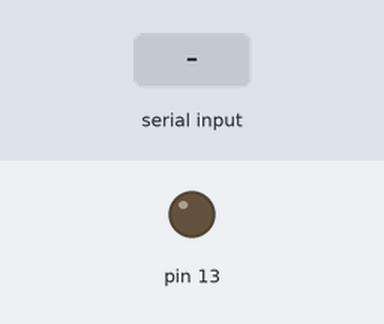
This sketch was run on a simulated Arduino Uno, built with avr-gcc and run on an emulated ATmega328P. On the bench: output pins drawn as LEDs (lit = HIGH). The inputs (shaded band) are chosen by the test bench.

Above: at 1.2 s.
1.3 s: "l" received over Serial
At 3.2 s:
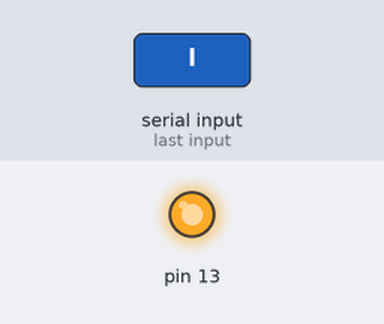
Timing chart, 0 to 4.7 s (numbered marks = the images above; inputs shaded):
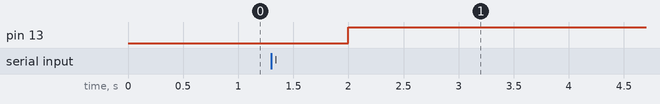

Measured:
- after the input at 1.3 s, pin 13: LOW → HIGH after 0.70 s

The sketch:

bloc_IV-1.ino
```cpp
void setup(){
  Serial.begin (9600);
 pinMode (13, OUTPUT);
}
void loop (){
 char dada=Serial.read ();
 if (dada=='l')
   if (digitalRead (13) ==HIGH)
   digitalWrite (13, LOW);
   else
   digitalWrite (13, HIGH);
delay (1000);
}
```
